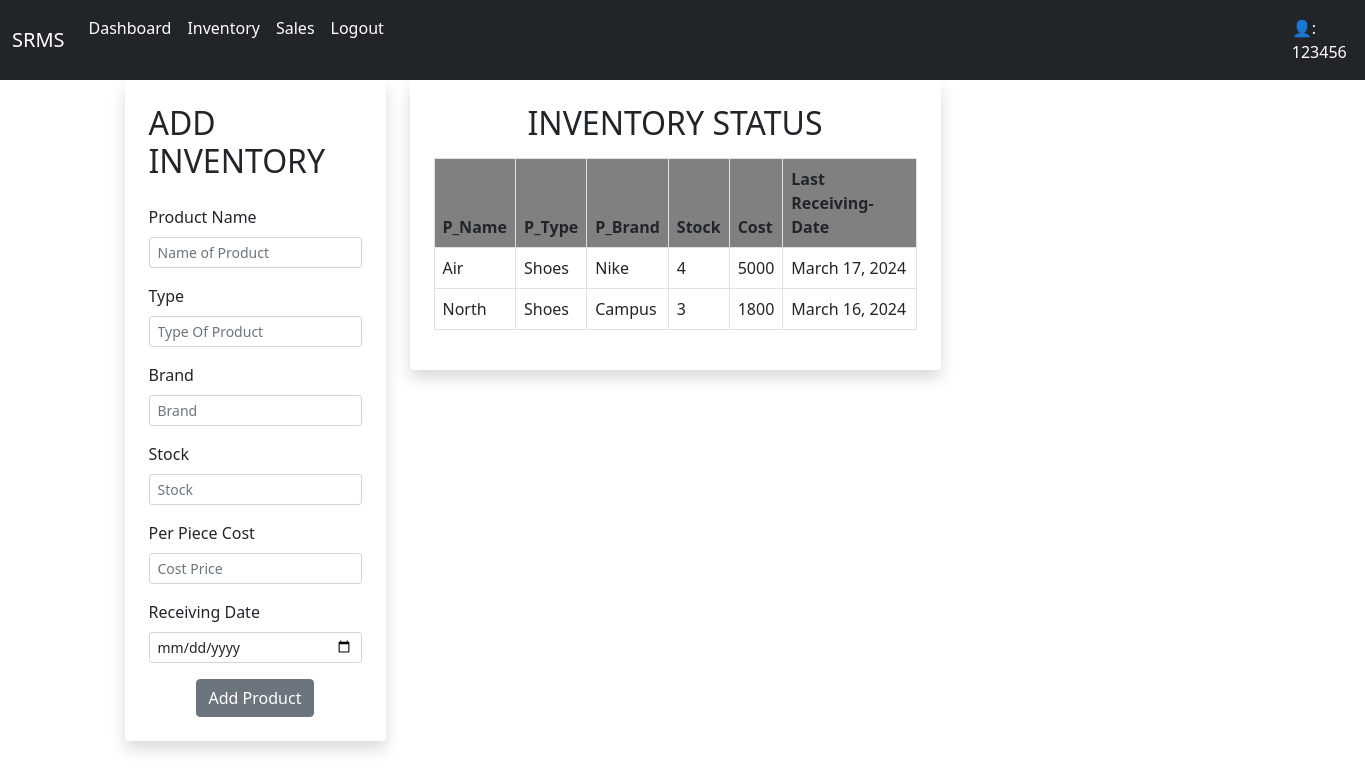
The page /inventory/ (signed in) on the database as committed earlier.
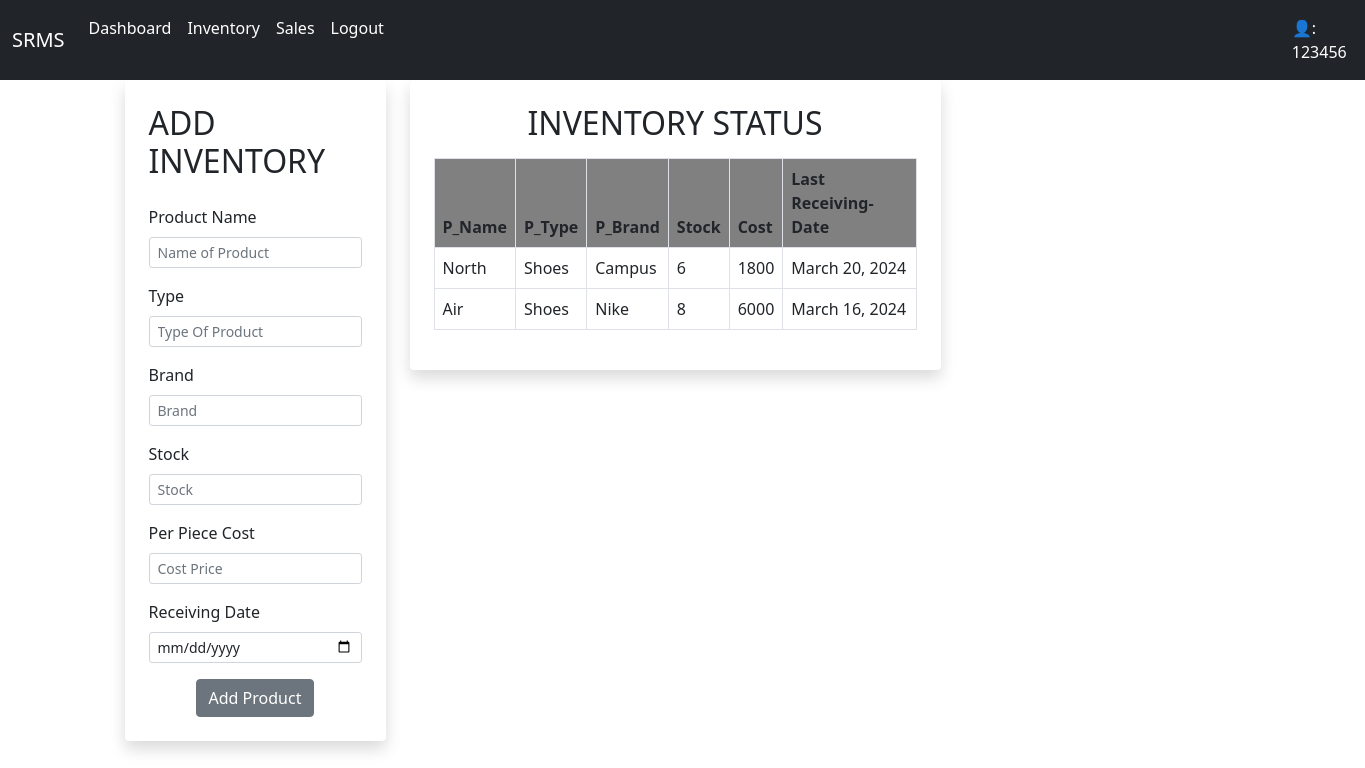
The same page on the database as committed later.
### inventory/models.py (models this page shows)
class Inventory(models.Model):
    username=models.CharField(max_length=20)
    P_Type=models.CharField(max_length=20)
    p_Name=models.CharField(max_length=15)
    P_Brand=models.CharField(max_length=10)
    P_Stock=models.IntegerField()
    R_date=models.DateField(null=True,blank=True)
    cost=models.IntegerField()

### inventory/views.py (the view, shortened to what this page needs)
# urls.py: path('inventory/',iviews.inventory,name='inventory'),
def inventory(request):
    user = request.user
    username = user.username
    queryset = Inventory.objects.filter(username=username).order_by('-R_date')
    context = {"Inventory": queryset}
    return render(request, 'inventory/inventory.html', context=context)

### templates/inventory/inventory.html (shortened to what this page needs)
{% extends 'inventory/base.html' %}
{% block content %}
<div class="container">
  <div class="row">
    <div class="col-md-3">
      <form class="form-container" method="post">
        <div class="shadow p-4 mb-5 bg-white rounded" style="padding-left: 50px; max-width: 300px;">
          <h2 class="mb-4">ADD INVENTORY</h2>
          <div class="mb-3">
            <label for="formGroupExampleInput" class="form-label">Product Name</label>
            <input type="text" class="form-control form-control-sm" id="formGroupExampleInput" placeholder="Name of Product" name="nameofproduct">
          </div>
          <div class="mb-3">
            <label for="formGroupExampleInput2" class="form-label">Type</label>
            <input type="text" class="form-control form-control-sm" id="formGroupExampleInput2" placeholder="Type Of Product" name="typeofproduct">
          </div>
          <div class="mb-3">
            <label for="formGroupExampleInput2" class="form-label">Brand</label>
            <input type="text" class="form-control form-control-sm" id="formGroupExampleInput2" placeholder="Brand" name="brand">
          </div>
          <div class="mb-3">
            <label for="formGroupExampleInput2" class="form-label">Stock</label>
            <input type="text" class="form-control form-control-sm" id="formGroupExampleInput2" placeholder="Stock" name="stock">
          </div>
          <div class="mb-3">
            <label for="formGroupExampleInput2" class="form-label">Per Piece Cost</label>
            <input type="text" class="form-control form-control-sm" id="formGroupExampleInput2" placeholder="Cost Price" name="costprice">
          </div>
          <div class="mb-3">
            <label for="formGroupExampleInput2" class="form-label">Receiving Date</label>
            <input type="date" class="form-control form-control-sm" id="formGroupExampleInput2" name="rdate">
          </div>
          <button type="submit" class="btn btn-secondary d-block mx-auto">Add Product</button>
        </div>
      </form>
    </div>
    <div class="col-md-9">
      <div class="shadow p-4 mb-5 bg-white rounded" style="width: calc(100% - 300px); overflow-y: auto; max-height: 400px;">
        <h2 class="text-center mb-3">INVENTORY STATUS</h2>
        <div class="InventoryStatus">
          <table class="table table-bordered table-hover">
            <thead style="background-color: gray;">
              <tr>
                <th>P_Name</th>
                <th>P_Type</th>
                <th>P_Brand</th>
                <th>Stock</th>
                <th>Cost</th>
                <th>Last Receiving-Date</th>
              </tr>
            </thead>
            <tbody>
              {% for item in Inventory %}
              {% if item.username == user.username %}
              <tr>
                <td>{{ item.p_Name }}</td>
                <td>{{ item.P_Type }}</td>
                <td>{{ item.P_Brand }}</td>
                <td>{{ item.P_Stock }}</td>
                <td>{{ item.cost }}</td>
                <td>{{ item.R_date }}</td>
              </tr>
              {% endif %}
              {% endfor %}
            </tbody>
          </table>
        </div>
      </div>
    </div>
{% endblock %}

Rows that differ between the two databases and show on the page:
changed Inventory "North": P_Stock "3" → "6"; R_date "March 16, 2024" → "March 20, 2024"; moves up the list
changed Inventory "Air": P_Stock "4" → "8"; cost "5000" → "6000"; R_date "March 17, 2024" → "March 16, 2024"
